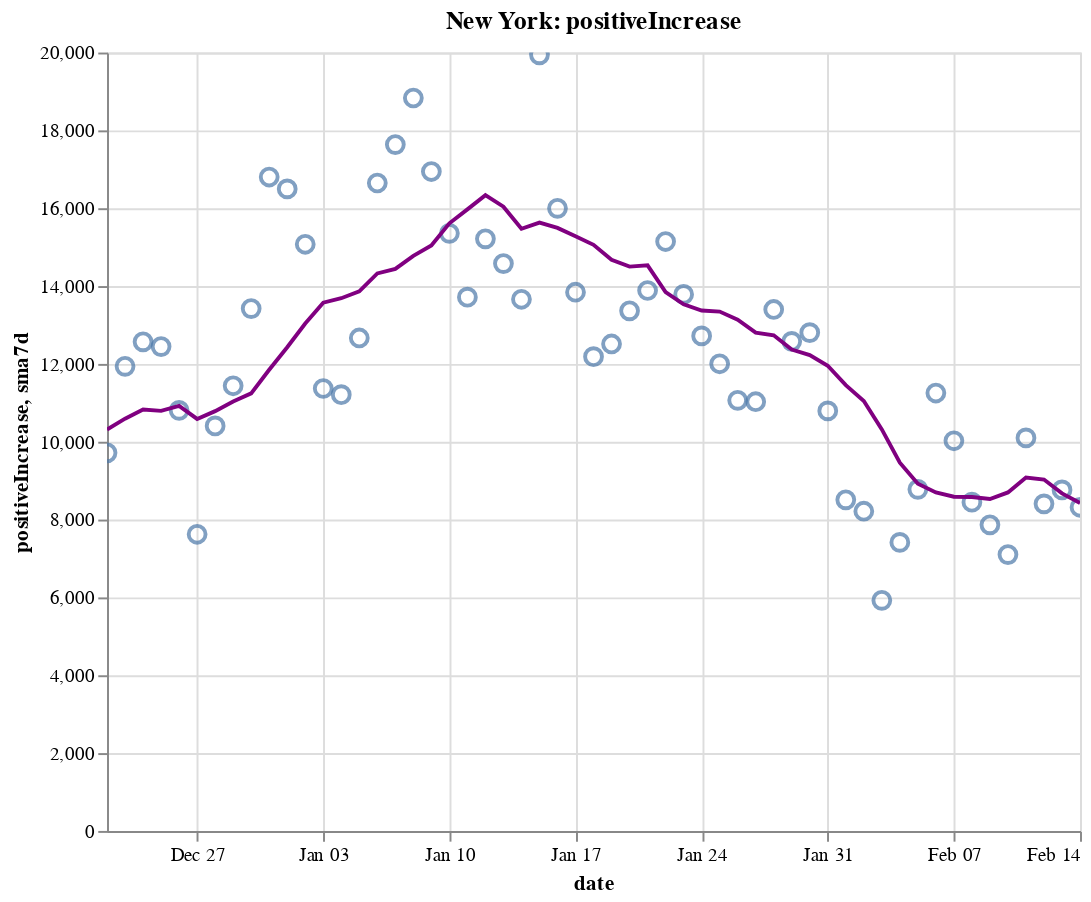

Notebook source saved alongside this figure:
### Code cell
create_plot(ny, 'positiveIncrease')

### Figure 1 — Vega-Lite specification as saved in the notebook (floating-point values rounded to 4 significant figures)
{"config": {"view": {"continuousWidth": 400, "continuousHeight": 300}}, "layer": [{"layer": [{"mark": {"type": "point", "size": 75}, "encoding": {"tooltip": [{"type": "temporal", "field": "date"}, {"type": "quantitative", "field": "positiveIncrease"}, {"type": "quantitative", "field": "sma7d"}], "x": {"type": "temporal", "field": "date"}, "y": {"type": "quantitative", "field": "positiveIncrease"}}, "selection": {"selector008": {"type": "interval", "bind": "scales", "encodings": ["x", "y"]}}}, {"mark": {"type": "line", "color": "purple"}, "encoding": {"x": {"type": "temporal", "field": "date"}, "y": {"type": "quantitative", "field": "sma7d"}}}]}, {"mark": {"type": "rule", "color": "#aaa"}, "encoding": {"x": {"type": "temporal", "field": "date"}}, "transform": [{"filter": {"selection": "selector007"}}]}, {"mark": "circle", "encoding": {"opacity": {"condition": {"value": 1, "selection": "selector007"}, "value": 0}, "tooltip": [{"type": "temporal", "field": "date"}, {"type": "quantitative", "field": "positiveIncrease"}, {"type": "quantitative", "field": "sma7d"}], "x": {"type": "temporal", "field": "date"}, "y": {"type": "quantitative", "field": "positiveIncrease"}}, "selection": {"selector007": {"type": "single", "encodings": ["x"], "on": "mouseover", "nearest": true, "empty": "none"}}}, {"mark": {"type": "text", "align": "left", "dx": 5, "dy": -5, "stroke": "white", "strokeWidth": 2}, "encoding": {"text": {"type": "quantitative", "field": "positiveIncrease"}, "tooltip": [{"type": "temporal", "field": "date"}, {"type": "quantitative", "field": "positiveIncrease"}, {"type": "quantitative", "field": "sma7d"}], "x": {"type": "temporal", "field": "date"}, "y": {"type": "quantitative", "field": "positiveIncrease"}}, "transform": [{"filter": {"selection": "selector007"}}]}, {"mark": {"type": "text", "align": "left", "dx": 5, "dy": -5}, "encoding": {"text": {"type": "quantitative", "field": "positiveIncrease"}, "tooltip": [{"type": "temporal", "field": "date"}, {"type": "quantitative", "field": "positiveIncrease"}, {"type": "quantitative", "field": "sma7d"}], "x": {"type": "temporal", "field": "date"}, "y": {"type": "quantitative", "field": "positiveIncrease"}}, "transform": [{"filter": {"selection": "selector007"}}]}], "data": {"name": "data-6bf8c3f01d1bc3ff614cf4565484005b"}, "height": 400, "title": "New York: positiveIncrease", "width": 500, "$schema": "https://vega.github.io/schema/vega-lite/v4.8.1.json", "datasets": {"data-6bf8c3f01d1bc3ff614cf4565484005b": [{"date": "2020-12-22T00:00:00", "totalTestResultsIncrease": 164900.0, "positiveIncrease": 9716.0, "death": 28850.0, "deathIncrease": 141.0, "positiveRate": 0.059, "state": "New York", "sma7d": 10320.0}, {"date": "2020-12-23T00:00:00", "totalTestResultsIncrease": 204400.0, "positiveIncrease": 11940.0, "death": 29020.0, "deathIncrease": 166.0, "positiveRate": 0.058, "state": "New York", "sma7d": 10590.0}, {"date": "2020-12-24T00:00:00", "totalTestResultsIncrease": 226300.0, "positiveIncrease": 12570.0, "death": 29150.0, "deathIncrease": 133.0, "positiveRate": 0.056, "state": "New York", "sma7d": 10830.0}, {"date": "2020-12-25T00:00:00", "totalTestResultsIncrease": 226600.0, "positiveIncrease": 12450.0, "death": 29270.0, "deathIncrease": 121.0, "positiveRate": 0.055, "state": "New York", "sma7d": 10790.0}, {"date": "2020-12-26T00:00:00", "totalTestResultsIncrease": 201400.0, "positiveIncrease": 10810.0, "death": 29400.0, "deathIncrease": 126.0, "positiveRate": 0.054, "state": "New York", "sma7d": 10920.0}, {"date": "2020-12-27T00:00:00", "totalTestResultsIncrease": 130300.0, "positiveIncrease": 7623.0, "death": 29510.0, "deathIncrease": 115.0, "positiveRate": 0.059, "state": "New York", "sma7d": 10590.0}, {"date": "2020-12-28T00:00:00", "totalTestResultsIncrease": 124900.0, "positiveIncrease": 10410.0, "death": 29630.0, "deathIncrease": 118.0, "positiveRate": 0.083, "state": "New York", "sma7d": 10790.0}, {"date": "2020-12-29T00:00:00", "totalTestResultsIncrease": 160200.0, "positiveIncrease": 11440.0, "death": 29760.0, "deathIncrease": 127.0, "positiveRate": 0.071, "state": "New York", "sma7d": 11030.0}, {"date": "2020-12-30T00:00:00", "totalTestResultsIncrease": 154900.0, "positiveIncrease": 13420.0, "death": 29900.0, "deathIncrease": 149.0, "positiveRate": 0.087, "state": "New York", "sma7d": 11240.0}, {"date": "2020-12-31T00:00:00", "totalTestResultsIncrease": 216600.0, "positiveIncrease": 16800.0, "death": 30040.0, "deathIncrease": 135.0, "positiveRate": 0.078, "state": "New York", "sma7d": 11850.0}, {"date": "2021-01-01T00:00:00", "totalTestResultsIncrease": 219300.0, "positiveIncrease": 16500.0, "death": 30210.0, "deathIncrease": 168.0, "positiveRate": 0.075, "state": "New York", "sma7d": 12430.0}, {"date": "2021-01-02T00:00:00", "totalTestResultsIncrease": 202400.0, "positiveIncrease": 15070.0, "death": 30340.0, "deathIncrease": 129.0, "positiveRate": 0.074, "state": "New York", "sma7d": 13040.0}, {"date": "2021-01-03T00:00:00", "totalTestResultsIncrease": 142300.0, "positiveIncrease": 11370.0, "death": 30480.0, "deathIncrease": 139.0, "positiveRate": 0.08, "state": "New York", "sma7d": 13570.0}, {"date": "2021-01-04T00:00:00", "totalTestResultsIncrease": 134400.0, "positiveIncrease": 11210.0, "death": 30650.0, "deathIncrease": 172.0, "positiveRate": 0.083, "state": "New York", "sma7d": 13690.0}, {"date": "2021-01-05T00:00:00", "totalTestResultsIncrease": 152400.0, "positiveIncrease": 12670.0, "death": 30800.0, "deathIncrease": 154.0, "positiveRate": 0.083, "state": "New York", "sma7d": 13860.0}, {"date": "2021-01-06T00:00:00", "totalTestResultsIncrease": 197800.0, "positiveIncrease": 16650.0, "death": 30960.0, "deathIncrease": 163.0, "positiveRate": 0.084, "state": "New York", "sma7d": 14320.0}, {"date": "2021-01-07T00:00:00", "totalTestResultsIncrease": 238600.0, "positiveIncrease": 17640.0, "death": 31160.0, "deathIncrease": 199.0, "positiveRate": 0.074, "state": "New York", "sma7d": 14440.0}, {"date": "2021-01-08T00:00:00", "totalTestResultsIncrease": 243900.0, "positiveIncrease": 18830.0, "death": 31330.0, "deathIncrease": 165.0, "positiveRate": 0.077, "state": "New York", "sma7d": 14780.0}, {"date": "2021-01-09T00:00:00", "totalTestResultsIncrease": 258000.0, "positiveIncrease": 16940.0, "death": 31520.0, "deathIncrease": 190.0, "positiveRate": 0.066, "state": "New York", "sma7d": 15040.0}, {"date": "2021-01-10T00:00:00", "totalTestResultsIncrease": 246800.0, "positiveIncrease": 15360.0, "death": 31670.0, "deathIncrease": 153.0, "positiveRate": 0.062, "state": "New York", "sma7d": 15610.0}, {"date": "2021-01-11T00:00:00", "totalTestResultsIncrease": 203900.0, "positiveIncrease": 13710.0, "death": 31840.0, "deathIncrease": 169.0, "positiveRate": 0.067, "state": "New York", "sma7d": 15970.0}, {"date": "2021-01-12T00:00:00", "totalTestResultsIncrease": 196700.0, "positiveIncrease": 15210.0, "death": 32010.0, "deathIncrease": 166.0, "positiveRate": 0.077, "state": "New York", "sma7d": 16330.0}, {"date": "2021-01-13T00:00:00", "totalTestResultsIncrease": 196900.0, "positiveIncrease": 14580.0, "death": 32180.0, "deathIncrease": 168.0, "positiveRate": 0.074, "state": "New York", "sma7d": 16040.0}, {"date": "2021-01-14T00:00:00", "totalTestResultsIncrease": 212600.0, "positiveIncrease": 13660.0, "death": 32380.0, "deathIncrease": 204.0, "positiveRate": 0.064, "state": "New York", "sma7d": 15470.0}, {"date": "2021-01-15T00:00:00", "totalTestResultsIncrease": 324700.0, "positiveIncrease": 19940.0, "death": 32570.0, "deathIncrease": 187.0, "positiveRate": 0.061, "state": "New York", "sma7d": 15630.0}, {"date": "2021-01-16T00:00:00", "totalTestResultsIncrease": 277300.0, "positiveIncrease": 16000.0, "death": 32720.0, "deathIncrease": 159.0, "positiveRate": 0.058, "state": "New York", "sma7d": 15490.0}, {"date": "2021-01-17T00:00:00", "totalTestResultsIncrease": 246500.0, "positiveIncrease": 13840.0, "death": 32900.0, "deathIncrease": 172.0, "positiveRate": 0.056, "state": "New York", "sma7d": 15280.0}, {"date": "2021-01-18T00:00:00", "totalTestResultsIncrease": 186200.0, "positiveIncrease": 12180.0, "death": 33050.0, "deathIncrease": 155.0, "positiveRate": 0.065, "state": "New York", "sma7d": 15060.0}, {"date": "2021-01-19T00:00:00", "totalTestResultsIncrease": 177300.0, "positiveIncrease": 12510.0, "death": 33220.0, "deathIncrease": 172.0, "positiveRate": 0.071, "state": "New York", "sma7d": 14670.0}, {"date": "2021-01-20T00:00:00", "totalTestResultsIncrease": 195400.0, "positiveIncrease": 13360.0, "death": 33420.0, "deathIncrease": 191.0, "positiveRate": 0.068, "state": "New York", "sma7d": 14500.0}, {"date": "2021-01-21T00:00:00", "totalTestResultsIncrease": 224600.0, "positiveIncrease": 13890.0, "death": 33590.0, "deathIncrease": 179.0, "positiveRate": 0.062, "state": "New York", "sma7d": 14530.0}, {"date": "2021-01-22T00:00:00", "totalTestResultsIncrease": 268000.0, "positiveIncrease": 15140.0, "death": 33760.0, "deathIncrease": 169.0, "positiveRate": 0.057, "state": "New York", "sma7d": 13850.0}, {"date": "2021-01-23T00:00:00", "totalTestResultsIncrease": 262100.0, "positiveIncrease": 13790.0, "death": 33910.0, "deathIncrease": 144.0, "positiveRate": 0.053, "state": "New York", "sma7d": 13530.0}, {"date": "2021-01-24T00:00:00", "totalTestResultsIncrease": 250000.0, "positiveIncrease": 12720.0, "death": 34070.0, "deathIncrease": 162.0, "positiveRate": 0.051, "state": "New York", "sma7d": 13370.0}, {"date": "2021-01-25T00:00:00", "totalTestResultsIncrease": 219500.0, "positiveIncrease": 12000.0, "death": 34240.0, "deathIncrease": 173.0, "positiveRate": 0.055, "state": "New York", "sma7d": 13340.0}, {"date": "2021-01-26T00:00:00", "totalTestResultsIncrease": 162900.0, "positiveIncrease": 11060.0, "death": 34410.0, "deathIncrease": 165.0, "positiveRate": 0.068, "state": "New York", "sma7d": 13140.0}, {"date": "2021-01-27T00:00:00", "totalTestResultsIncrease": 202700.0, "positiveIncrease": 11030.0, "death": 34580.0, "deathIncrease": 172.0, "positiveRate": 0.054, "state": "New York", "sma7d": 12800.0}, {"date": "2021-01-28T00:00:00", "totalTestResultsIncrease": 250700.0, "positiveIncrease": 13400.0, "death": 34740.0, "deathIncrease": 163.0, "positiveRate": 0.053, "state": "New York", "sma7d": 12730.0}, {"date": "2021-01-29T00:00:00", "totalTestResultsIncrease": 270500.0, "positiveIncrease": 12580.0, "death": 34890.0, "deathIncrease": 151.0, "positiveRate": 0.046, "state": "New York", "sma7d": 12370.0}, {"date": "2021-01-30T00:00:00", "totalTestResultsIncrease": 269400.0, "positiveIncrease": 12800.0, "death": 35040.0, "deathIncrease": 143.0, "positiveRate": 0.048, "state": "New York", "sma7d": 12230.0}, {"date": "2021-01-31T00:00:00", "totalTestResultsIncrease": 243100.0, "positiveIncrease": 10790.0, "death": 35180.0, "deathIncrease": 142.0, "positiveRate": 0.044, "state": "New York", "sma7d": 11950.0}, {"date": "2021-02-01T00:00:00", "totalTestResultsIncrease": 175000.0, "positiveIncrease": 8508.0, "death": 35320.0, "deathIncrease": 141.0, "positiveRate": 0.049, "state": "New York", "sma7d": 11450.0}, {"date": "2021-02-02T00:00:00", "totalTestResultsIncrease": 150200.0, "positiveIncrease": 8215.0, "death": 35470.0, "deathIncrease": 147.0, "positiveRate": 0.055, "state": "New York", "sma7d": 11050.0}, {"date": "2021-02-03T00:00:00", "totalTestResultsIncrease": 126500.0, "positiveIncrease": 5925.0, "death": 35630.0, "deathIncrease": 165.0, "positiveRate": 0.047, "state": "New York", "sma7d": 10320.0}, {"date": "2021-02-04T00:00:00", "totalTestResultsIncrease": 169200.0, "positiveIncrease": 7414.0, "death": 35770.0, "deathIncrease": 136.0, "positiveRate": 0.044, "state": "New York", "sma7d": 9463.0}, {"date": "2021-02-05T00:00:00", "totalTestResultsIncrease": 203600.0, "positiveIncrease": 8777.0, "death": 35920.0, "deathIncrease": 153.0, "positiveRate": 0.043, "state": "New York", "sma7d": 8919.0}, {"date": "2021-02-06T00:00:00", "totalTestResultsIncrease": 261300.0, "positiveIncrease": 11250.0, "death": 36080.0, "deathIncrease": 159.0, "positiveRate": 0.043, "state": "New York", "sma7d": 8698.0}, {"date": "2021-02-07T00:00:00", "totalTestResultsIncrease": 250900.0, "positiveIncrease": 10020.0, "death": 36220.0, "deathIncrease": 145.0, "positiveRate": 0.04, "state": "New York", "sma7d": 8588.0}, {"date": "2021-02-08T00:00:00", "totalTestResultsIncrease": 197200.0, "positiveIncrease": 8448.0, "death": 36340.0, "deathIncrease": 115.0, "positiveRate": 0.043, "state": "New York", "sma7d": 8579.0}, {"date": "2021-02-09T00:00:00", "totalTestResultsIncrease": 153600.0, "positiveIncrease": 7866.0, "death": 36480.0, "deathIncrease": 142.0, "positiveRate": 0.051, "state": "New York", "sma7d": 8530.0}, {"date": "2021-02-10T00:00:00", "totalTestResultsIncrease": 176800.0, "positiveIncrease": 7101.0, "death": 36620.0, "deathIncrease": 138.0, "positiveRate": 0.04, "state": "New York", "sma7d": 8698.0}, {"date": "2021-02-11T00:00:00", "totalTestResultsIncrease": 285500.0, "positiveIncrease": 10100.0, "death": 36740.0, "deathIncrease": 124.0, "positiveRate": 0.035, "state": "New York", "sma7d": 9081.0}, {"date": "2021-02-12T00:00:00", "totalTestResultsIncrease": 237100.0, "positiveIncrease": 8404.0, "death": 36880.0, "deathIncrease": 139.0, "positiveRate": 0.035, "state": "New York", "sma7d": 9028.0}, {"date": "2021-02-13T00:00:00", "totalTestResultsIncrease": 253600.0, "positiveIncrease": 8763.0, "death": 37010.0, "deathIncrease": 127.0, "positiveRate": 0.035, "state": "New York", "sma7d": 8672.0}, {"date": "2021-02-14T00:00:00", "totalTestResultsIncrease": 234700.0, "positiveIncrease": 8316.0, "death": 37120.0, "deathIncrease": 109.0, "positiveRate": 0.035, "state": "New York", "sma7d": 8428.0}]}}
